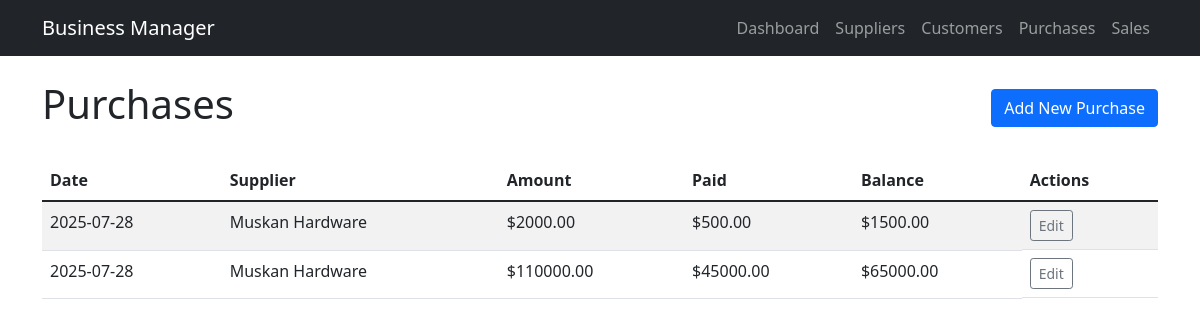
The app's page /purchases with its own data.
### tables this page shows
CREATE TABLE purchases (
                id INTEGER PRIMARY KEY AUTOINCREMENT,
                date DATE NOT NULL,
                supplier_id INTEGER NOT NULL,
                bill_no TEXT,
                amount DECIMAL(15,2) NOT NULL CHECK(amount >= 0),
                paid_amount DECIMAL(15,2) DEFAULT 0.00 CHECK(paid_amount >= 0),
                items TEXT,
                notes TEXT,
                created_at TIMESTAMP DEFAULT CURRENT_TIMESTAMP,
                updated_at TIMESTAMP DEFAULT CURRENT_TIMESTAMP,
                FOREIGN KEY (supplier_id) REFERENCES suppliers (id) ON DELETE RESTRICT
            );

CREATE TABLE suppliers (
                id INTEGER PRIMARY KEY AUTOINCREMENT,
                name TEXT NOT NULL UNIQUE,
                contact TEXT,
                address TEXT,
                balance DECIMAL(15,2) DEFAULT 0.00,
                created_at TIMESTAMP DEFAULT CURRENT_TIMESTAMP,
                updated_at TIMESTAMP DEFAULT CURRENT_TIMESTAMP
            );

### app.py (the view)
@app.route('/purchases')
def purchases():
    purchases = purchase_model.get_all(limit=50)
    return render_template('purchases.html', purchases=purchases)

### models/database.py (called while the page is built)
    def get_db(self):
        if 'db' not in g:
            g.db = sqlite3.connect(self.db_path)
            g.db.row_factory = sqlite3.Row
            g.db.execute('PRAGMA foreign_keys = ON')
        return g.db

### templates/purchases.html (shortened to what this page needs)
{% extends "base.html" %}
{% block content %}
<div class="d-flex justify-content-between align-items-center mb-4">
    <h1>Purchases</h1>
    <a href="{{ url_for('new_purchase') }}" class="btn btn-primary">Add New Purchase</a>
</div>
{% if purchases %}
<div class="table-responsive">
    <table class="table table-striped">
        <thead>
            <tr>
                <th>Date</th>
                <th>Supplier</th>
                <th>Amount</th>
                <th>Paid</th>
                <th>Balance</th>
                <th>Actions</th>
            </tr>
        </thead>
        <tbody>
            {% for purchase in purchases %}
            <tr>
                <td>{{ purchase.date }}</td>
                <td>{{ purchase.supplier_name }}</td>
                <td>${{ "%.2f"|format(purchase.amount) }}</td>
                <td>${{ "%.2f"|format(purchase.paid_amount) }}</td>
                <td>${{ "%.2f"|format(purchase.amount - purchase.paid_amount) }}</td>
                <td class="d-flex gap-1 flex-wrap">
                    <a href="{{ url_for('edit_purchase', purchase_id=purchase.id) }}" class="btn btn-sm btn-outline-secondary">Edit</a>
                </td>
            </tr>
            {% endfor %}
        </tbody>
    </table>
</div>
{% else %}
<div class="alert alert-info">
    No purchases found. <a href="{{ url_for('new_purchase') }}">Add one now</a>
</div>
{% endif %}
{% endblock %}

### records on screen
purchases: date "2025-07-28", supplier_name "Muskan Hardware", amount "2000.00", paid_amount "500.00", purchase.amount-purchase.paid_amount "1500.00"
purchases: date "2025-07-28", supplier_name "Muskan Hardware", amount "110000.00", paid_amount "45000.00", purchase.amount-purchase.paid_amount "65000.00"
